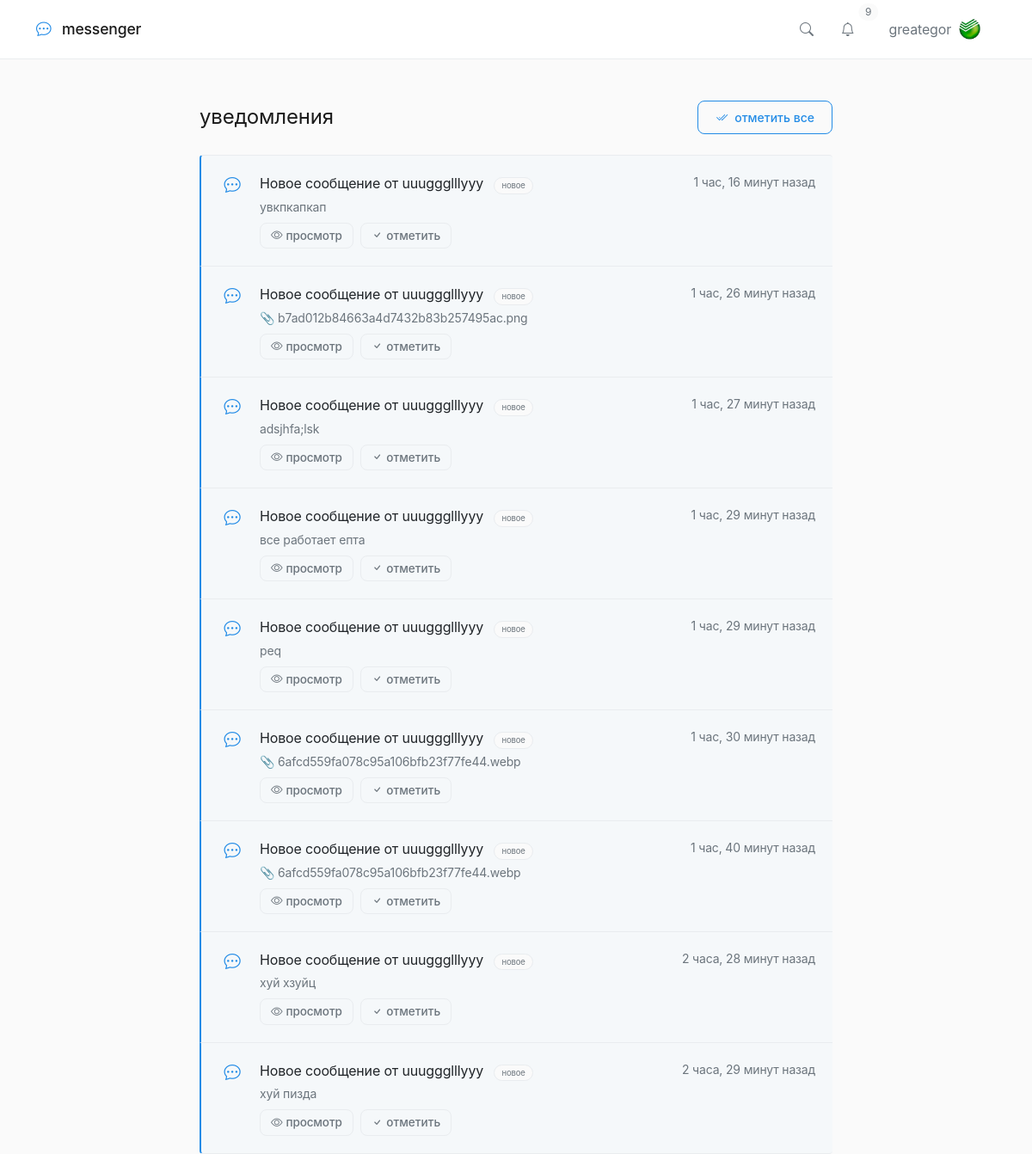
Page /notifications/ (signed in) on the committed database.
### accounts/models.py (models this page shows, shortened)
class User(AbstractUser):
    groups = models.ManyToManyField(
        'auth.Group',
        verbose_name='groups',
        blank=True,
        related_name='custom_user_set',
        related_query_name='custom_user',
    )
    user_permissions = models.ManyToManyField(
        'auth.Permission',
        verbose_name='user permissions',
        blank=True,
        related_name='custom_user_set',
        related_query_name='custom_user',
    )
    avatar = models.ImageField(upload_to='avatars/', null=True, blank=True, verbose_name='Аватар')
    bio = models.TextField(max_length=500, blank=True, verbose_name='О себе')
    is_online = models.BooleanField(default=False, verbose_name='Онлайн')
    last_seen = models.DateTimeField(null=True, blank=True, verbose_name='Последний визит')
    in_call = models.BooleanField(default=False, verbose_name='В звонке')
    current_call_chat_id = models.IntegerField(null=True, blank=True, verbose_name='ID чата звонка')
    email_notifications = models.BooleanField(default=True, verbose_name='Email уведомления')
    sound_notifications = models.BooleanField(default=True, verbose_name='Звуковые уведомления')
    created_at = models.DateTimeField(auto_now_add=True, verbose_name='Дата регистрации')
    updated_at = models.DateTimeField(auto_now=True, verbose_name='Дата обновления')
    class Meta:
        verbose_name = 'Пользователь'
        verbose_name_plural = 'Пользователи'

### notifications/models.py (models this page shows, shortened)
class Notification(models.Model):
    NOTIFICATION_TYPES = (
        ('message', '💬 Новое сообщение'),
        ('friend_request', '👥 Запрос в друзья'),
        ('friend_accept', '✅ Запрос принят'),
        ('group_invite', '👋 Приглашение в группу'),
        ('call', '📞 Входящий звонок'),
    )
    user = models.ForeignKey(
        settings.AUTH_USER_MODEL,
        related_name='notifications',
        on_delete=models.CASCADE,
        verbose_name='Пользователь'
    )
    notification_type = models.CharField(
        max_length=20,
        choices=NOTIFICATION_TYPES,
        verbose_name='Тип'
    )
    title = models.CharField(
        max_length=100,
        verbose_name='Заголовок'
    )
    message = models.TextField(
        verbose_name='Сообщение'
    )
    link = models.CharField(
        max_length=200,
        blank=True,
        verbose_name='Ссылка'
    )
    is_read = models.BooleanField(
        default=False,
        verbose_name='Прочитано'
    )
    created_at = models.DateTimeField(
        auto_now_add=True,
        verbose_name='Создано'
    )
    class Meta:
        verbose_name = 'Уведомление'
        verbose_name_plural = 'Уведомления'
        ordering = ['-created_at']

### notifications/views.py (the view)
# urls.py: path('', views.notification_list, name='list'),
@login_required
def notification_list(request):
    notifications = Notification.objects.filter(user=request.user)
    if request.GET.get('mark_read') == 'true':
        notifications.filter(is_read=False).update(is_read=True)
    return render(request, 'notifications/list.html', {
        'notifications': notifications
    })

### templates/notifications/list.html (shortened to what this page needs)
{% extends 'base.html' %}
{% block content %}
<div class="row">
    <div class="col-lg-8 mx-auto">
        <div class="d-flex justify-content-between align-items-center mb-4">
            <h4 class="fw-normal mb-0">уведомления</h4>
            {% if notifications %}
                <button class="btn btn-outline-primary btn-sm" id="markAllReadBtn">
                    <i class="bi bi-check2-all me-2"></i>отметить все
                </button>
            {% endif %}
        </div>
        {% if notifications %}
            <div class="list-group">
                {% for n in notifications %}
                    <div class="list-group-item notification-item {% if not n.is_read %}unread{% endif %}"
                         data-id="{{ n.id }}"
                         style="border-left: {% if not n.is_read %}2px solid var(--accent-color){% else %}none{% endif %};">
                        <div class="d-flex align-items-start">
                            <div class="flex-shrink-0 me-3" style="width: 32px; text-align: center;">
                                {% if n.notification_type == 'message' %}
                                    <i class="bi bi-chat-dots" style="color: var(--accent-color); font-size: 1.2rem;"></i>
                                {% elif n.notification_type == 'friend_request' %}
                                    <i class="bi bi-person-plus" style="color: var(--success-color); font-size: 1.2rem;"></i>
                                {% elif n.notification_type == 'friend_accept' %}
                                    <i class="bi bi-person-check" style="color: var(--success-color); font-size: 1.2rem;"></i>
                                {% elif n.notification_type == 'call' %}
                                    <i class="bi bi-telephone" style="color: var(--accent-color); font-size: 1.2rem;"></i>
                                {% else %}
                                    <i class="bi bi-bell" style="color: #fab005; font-size: 1.2rem;"></i>
                                {% endif %}
                            </div>
                            <div class="flex-grow-1">
                                <div class="d-flex justify-content-between align-items-start mb-1">
                                    <div>
                                        <span class="fw-medium">{{ n.title }}</span>
                                        {% if not n.is_read %}
                                            <span class="badge ms-2" style="background: var(--accent-color); color: white; font-size: 0.6rem;">новое</span>
                                        {% endif %}
                                    </div>
                                    <small class="text-muted">{{ n.created_at|timesince }} назад</small>
                                </div>
                                <p class="text-muted small mb-2">{{ n.message }}</p>
                                <div class="d-flex gap-2">
                                    {% if n.link %}
                                        <a href="{{ n.link }}" class="btn btn-light btn-sm">
                                            <i class="bi bi-eye me-1"></i>просмотр
                                        </a>
                                    {% endif %}
                                    {% if not n.is_read %}
                                        <button class="btn btn-light btn-sm mark-read" data-id="{{ n.id }}">
                                            <i class="bi bi-check me-1"></i>отметить
                                        </button>
                                    {% endif %}
                                </div>
                            </div>
                        </div>
                    </div>
                {% endfor %}
            </div>
        {% endif %}
    </div>
</div>
{% endblock %}

### templates/base.html (shortened to what this page needs)
<!DOCTYPE html>
<html lang="ru">
<head>
    <link href="https://cdn.jsdelivr.net/npm/bootstrap@5.1.3/dist/css/bootstrap.min.css" rel="stylesheet">
    <link rel="stylesheet" href="https://cdn.jsdelivr.net/npm/bootstrap-icons@1.11.1/font/bootstrap-icons.css">
</head>
<body>
    <nav class="navbar">
        <div class="container">
            <a class="navbar-brand" href="{% url 'chat:home' %}">
                <i class="bi bi-chat-dots"></i> messenger
            </a>
            <div class="d-flex align-items-center">
                {% if user.is_authenticated %}
                    <a class="nav-link" href="{% url 'accounts:search_users' %}" title="Поиск">
                        <i class="bi bi-search"></i>
                    </a>
                    <div class="dropdown">
                        <a class="nav-link position-relative" href="#" id="notificationsDropdown"
                           role="button" data-bs-toggle="dropdown" aria-expanded="false">
                            <i class="bi bi-bell"></i>
                            <span class="position-absolute top-0 start-100 translate-middle badge rounded-pill"
                                  id="notification-count" style="display: none; background-color: #fa5252; color: white; border: none;">
                            </span>
                        </a>
                    </div>
                    <div class="dropdown ms-2">
                        <a class="nav-link d-flex align-items-center" href="#" role="button" data-bs-toggle="dropdown">
                            <span class="me-2">{{ user.username }}</span>
                            {% if user.avatar %}
                                <img src="{{ user.avatar.url }}" alt="" class="rounded-circle" style="width: 28px; height: 28px; object-fit: cover;">
                            {% else %}
                                <div class="avatar-placeholder" style="width: 28px; height: 28px; font-size: 12px;">
                                    {{ user.username|first|upper }}
                                </div>
                            {% endif %}
                        </a>
                    </div>
                {% else %}
                    <a class="nav-link" href="{% url 'accounts:login' %}">Вход</a>
                    <a class="nav-link" href="{% url 'accounts:register' %}">Регистрация</a>
                {% endif %}
            </div>
        </div>
    </nav>
    <div class="container mt-4 mt-md-5">
        {% block content %}{% endblock %}
    </div>
</body>
</html>

### templates/base.html (style rules this page uses)
:root { --bg-primary: #ffffff; --bg-secondary: #fafafa; --text-primary: #1a1a1a; --text-secondary: #6c757d; --border-color: #e9ecef; --accent-color: #228be6; --accent-hover: #1c7ed6; --shadow-sm: 0 1px 2px rgba(0,0,0,0.02); --shadow-md: 0 2px 8px rgba(0,0,0,0.02); --transition: all 0.2s cubic-bezier(0.4, 0, 0.2, 1); }
body { background-color: var(--bg-secondary); color: var(--text-primary); font-family: -apple-system, BlinkMacSystemFont, 'Segoe UI', Roboto, sans-serif; line-height: 1.5; letter-spacing: -0.01em; }
.navbar { background-color: var(--bg-primary) !important; border-bottom: 1px solid var(--border-color); padding: 0.75rem 0; box-shadow: none; }
.navbar-brand { color: var(--text-primary) !important; font-weight: 500; font-size: 1.1rem; letter-spacing: -0.01em; }
.navbar-brand i { color: var(--accent-color); margin-right: 0.5rem; }
.nav-link { color: var(--text-secondary) !important; padding: 0.5rem 1rem !important; transition: var(--transition); }
.btn { border-radius: 8px; padding: 0.5rem 1.25rem; font-weight: 450; transition: var(--transition); }
.btn-outline-primary { border: 1px solid var(--accent-color); color: var(--accent-color); background: transparent; }
.btn-light { background-color: var(--bg-secondary); border: 1px solid var(--border-color); color: var(--text-primary); }
.list-group-item { border: none; border-bottom: 1px solid var(--border-color); padding: 1rem 1.25rem; background: transparent; transition: var(--transition); }
.list-group-item:first-child { border-top: 1px solid var(--border-color); }
.avatar, .rounded-circle { border-radius: 50% !important; border: none; object-fit: cover; }
.badge { font-weight: 400; padding: 0.35em 0.65em; border-radius: 20px; background-color: var(--bg-secondary) !important; color: var(--text-secondary) !important; border: 1px solid var(--border-color); }
.text-muted { color: var(--text-secondary) !important; }
a { text-decoration: none; color: var(--accent-color); }

### templates/notifications/list.html (style rules this page uses)
.notification-item { border: none; border-bottom: 1px solid var(--border-color); padding: 1.25rem; transition: var(--transition); }
.notification-item:first-child { border-top: 1px solid var(--border-color); }
.notification-item.unread { background-color: rgba(34, 139, 230, 0.02); }
.btn-light { background-color: transparent; border: 1px solid var(--border-color); color: var(--text-secondary); padding: 0.25rem 0.75rem; font-size: 0.85rem; }
.badge { font-weight: 400; padding: 0.25rem 0.5rem; border-radius: 20px; }

### rows in the picture
User: username "greategor", avatar (picture)
Notification: notification_type "message" (drawn), title "Новое сообщение от uuuggglllyyy", is_read "новое", created_at "1 час, 16 минут", message "увкпкапкап"
Notification: notification_type "message" (drawn), title "Новое сообщение от uuuggglllyyy", is_read "новое", created_at "1 час, 26 минут", message "📎 b7ad012b84663a4d7432b83b257495ac.png"
Notification: notification_type "message" (drawn), title "Новое сообщение от uuuggglllyyy", is_read "новое", created_at "1 час, 27 минут", message "adsjhfa;lsk"
Notification: notification_type "message" (drawn), title "Новое сообщение от uuuggglllyyy", is_read "новое", created_at "1 час, 29 минут", message "все работает епта"
Notification: notification_type "message" (drawn), title "Новое сообщение от uuuggglllyyy", is_read "новое", created_at "1 час, 29 минут", message "peq"
Notification: notification_type "message" (drawn), title "Новое сообщение от uuuggglllyyy", is_read "новое", created_at "1 час, 30 минут", message "📎 6afcd559fa078c95a106bfb23f77fe44.webp"
Notification: notification_type "message" (drawn), title "Новое сообщение от uuuggglllyyy", is_read "новое", created_at "1 час, 40 минут", message "📎 6afcd559fa078c95a106bfb23f77fe44.webp"
Notification: notification_type "message" (drawn), title "Новое сообщение от uuuggglllyyy", is_read "новое", created_at "2 часа, 28 минут", message "хуй хзуйц"
Notification: notification_type "message" (drawn), title "Новое сообщение от uuuggglllyyy", is_read "новое", created_at "2 часа, 29 минут", message "хуй пизда"
